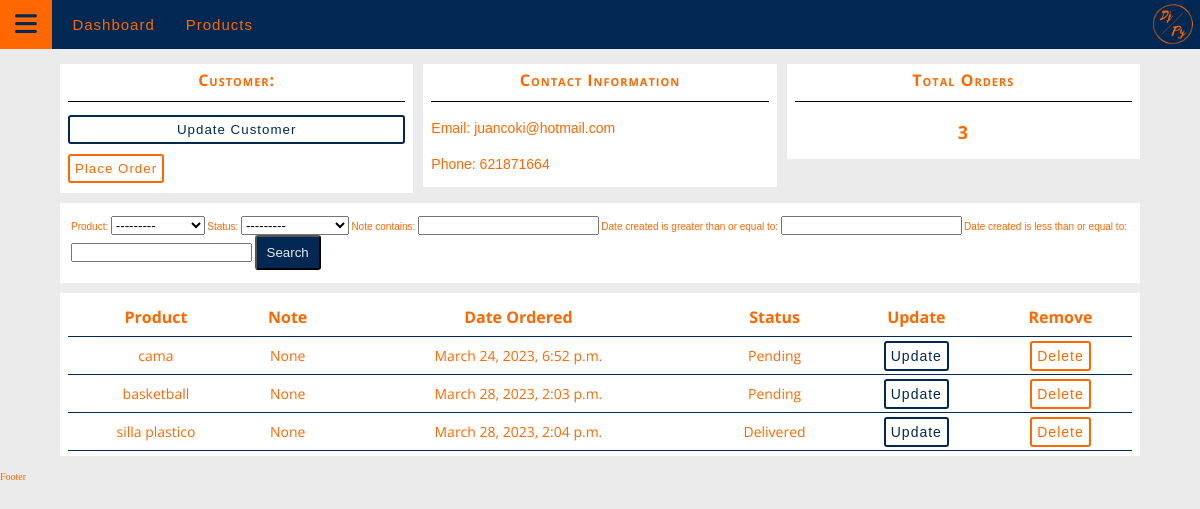
The page /customers/3/ on the database its author committed.
### accounts/models.py (models this page shows, shortened)
class Customer(models.Model):
    name = models.CharField(max_length=200, null=True)
    phone = models.CharField(max_length=200, null=True)
    email = models.CharField(max_length=200, null=True)
    date_created = models.DateTimeField(auto_now_add=True, null=True)

class Order(models.Model):
    STATUS = (
        ('Pending', 'Pending'),
        ('Out of delivery', 'Out of delivery'),
        ('Delivered', 'Delivered')
    )
    customer = models.ForeignKey(Customer, null=True, on_delete= models.SET_NULL)
    product = models.ForeignKey(Product, null=True, on_delete= models.SET_NULL)
    date_created = models.DateTimeField(auto_now_add=True, null=True)
    status = models.CharField(max_length=100, null=True, choices=STATUS)
    note = models.CharField(max_length=100, null=True)

class Product(models.Model):
    CATEGORY = (
        ('Indoor', 'Indoor'),
        ('Out Door', 'Out Door')
    )
    name = models.CharField(max_length=100, null=True)
    price = models.FloatField(null=True)
    category = models.CharField(max_length=100, null=True, choices=CATEGORY)
    description = models.CharField(max_length=200, null=True, blank=True)
    date_created = models.DateTimeField(auto_now_add=True, null=True)
    tags = models.ManyToManyField(Tag)
    def __str__(self):
        return self.name

### accounts/views.py (the view)
# urls.py: path('customers/<str:pk_test>/',views.customers, name="customers"),
def customers(request, pk_test):
    customers = Customer.objects.get(id=pk_test)
    orders = customers.order_set.all()
    orders_count = orders.count()
    myFilter = OrderFilter(request.GET, queryset=orders)
    orders = myFilter.qs
    context = {'customers': customers, 'orders': orders, 'orders_count': orders_count, 'myFilter': myFilter}
    return render(request, 'accounts/customers.html', context)

### accounts/templates/accounts/customers.html (shortened to what this page needs)
{% extends 'accounts/main.html' %}
{% block content %}
<section class="cust-container">
    <div class="cust-info_cards">
        <div class="cust-card">
            <h5 class="co-title">Customer:</h5>
            <button type="button" class="cust-btn blue">Update Customer</button>
            <a href="{% url 'create_order' customers.id %}"><button type="button" class="cust-btn orange">Place Order</button></a>
        </div>
        <div class="cust-card">
            <h5 class="co-title">Contact Information</h5>
            <p>Email: {{customers.email}} </p>
            <p>Phone: {{customers.phone}} </p>
        </div>
        <div class="cust-card">
            <h5 class="co-title">Total Orders</h5>
            <h2 class="ord-count">{{orders_count}}</h2>
        </div>
    </div>
    <div class="cust-search_form">
        <div class="cust-card">
            <form method="get">
                {{myFilter.form}}
                <button type="submit" class="cust-form_btn">Search</button>
            </form>
        </div>
        <div class="cust-card">
            <table class="co-table">
                <tr>
                    <th>Product</th>
                    <th>Note</th>
                    <th>Date Ordered</th>
                    <th>Status</th>
                    <th>Update</th>
                    <th>Remove</th>
                </tr>
                {% for order in orders %}
                    <tr>
                        <td>{{ order.product }}</td>
                        <td>{{ order.note }}</td>
                        <td>{{ order.date_created }}</td>
                        <td>{{ order.status }}</td>
                        <td><a class="btn btn-info" href="{% url 'update_order' order.id %}">Update</a></td>
                        <td><a class="btn btn-danger" href="{% url 'delete_order' order.id %}">Delete</a></td>
                    </tr>
                {% endfor %}
            </table>
        </div>
    </div>
</section>
{% endblock  %}

### accounts/static/accounts/css/style.css (style rules this page uses)
:root { --title: 'Open Sans', Arial, Helvetica, sans-serif; --text: 'Merriweather Sans', Arial, Helvetica, sans-serif; --mainTransition: all 0.3s linear; --mainLightBlue: rgba(58, 110, 165, 1); --mainBlue: rgba(0, 40, 83, 1); --mainSilver: rgba(192, 192, 192, 1); --mainLightSilver: rgba(235, 235, 235, 1); --sdnOrange: rgba(255, 103, 0, 1); --fCard: rgba(105, 88, 95, 1); --sCard: rgba(97, 155, 138, 1); --tCard: rgba(0, 39, 43, 1); --mainSpacing: .1rem; }
html { font-size: 62.5%; box-sizing: border-box; scroll-behavior: smooth; }
* { margin: 0; padding: 0; box-sizing: border-box; }
h1, h2, h3, h4, h5, h6 { font-family: var(--title); }
p, a, li, label, input, legend { font-family: var(--text); }
body { background-color: var(--mainLightSilver); color: var(--sdnOrange); }
.co-table { width: 100%; font-family: var(--title); text-align: center; border-collapse: collapse; }
.co-table tr { height: 3.8rem; border-bottom: .1rem solid var(--mainBlue); }
@media screen and (min-width: 1024px) { .co-table th { font-size: 1.6rem; } }
@media screen and (min-width: 1024px) { .co-table td { font-size: 1.4rem; } }
.co-title, .ord-count { font-variant: small-caps; letter-spacing: var(--mainSpacing); font-size: 1.2rem; text-align: center; }
@media screen and (min-width: 1024px) { .co-title { font-size: 1.6rem; } }
@media screen and (min-width: 1024px) { .ord-count { font-size: 1.8rem; } }
.cust-container { margin: 1.5rem auto; display: flex; flex-direction: column; justify-content: center; width: 90vw; max-width: 110rem; gap: 1rem; }
.cust-info_cards, .cust-search_form { display: flex; flex-direction: column; gap: 1rem; }
.cust-card { display: flex; flex-direction: column; width: 100%; background-color: #fff; padding: .5rem .8rem; }
.cust-card > .co-title { padding-bottom: 1rem; border-bottom: .1rem solid #000; margin-bottom: .8rem; }
.cust-btn, .btn { margin: .5rem 0; padding: .5rem; background-color: inherit; cursor: pointer; letter-spacing: var(--mainSpacing); transition: var(--mainTransition); border-radius: .3rem; text-decoration: none; }
.blue, .btn-info { color: var(--mainBlue); border: .2rem solid var(--mainBlue); }
.orange, .btn-danger { color: var(--sdnOrange); border: .2rem solid var(--sdnOrange); }
.cust-card p, h2 { margin: .5rem 0; padding: .5rem 0; }
.cust-card form { padding: .8rem .3rem; }
.cust-form_btn { padding: .8rem 1rem; border-radius: .3rem; color: var(--mainLightSilver); background-color: var(--mainBlue); cursor: pointer; }
@media screen and (min-width: 768px) { .cust-info_cards { width: 100%; flex-direction: row; justify-content: space-between; align-items: flex-start; } }
@media screen and (min-width: 768px) { .cust-card p, h2 { font-size: 1.4rem; } }

### rows shown on the page
Customer: email "juancoki@hotmail.com", phone "621871664"
Order: product "cama", note "None", date_created "March 24, 2023, 6:52 p.m.", status "Pending"
Order: product "basketball", note "None", date_created "March 28, 2023, 2:03 p.m.", status "Pending"
Order: product "silla plastico", note "None", date_created "March 28, 2023, 2:04 p.m.", status "Delivered"

### other values the page prints
{{ orders_count }} "3"
